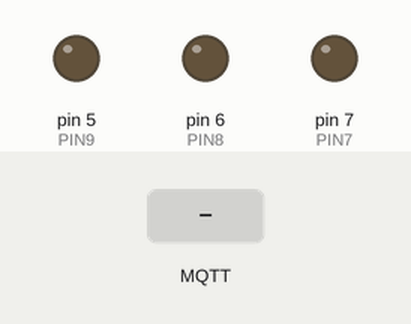
The sketch below on a simulated Arduino Uno, built with avr-gcc and run on an emulated ATmega328P. Parts: output pins drawn as LEDs (lit = HIGH). The inputs (shaded band) are chosen by the test bench. WiFi joins after 1.5 s; servers stay silent unless stated; no MQTT or app messages arrive unless stated; what the sketch prints to the serial monitor is not drawn.

Above: at 1.2 s.
1.3 s: MQTT message "ON" arrives on the first subscribed topic
At 2.0 s:
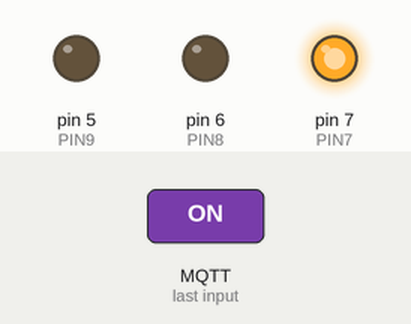
2.8 s: MQTT message "ON" arrives on the second subscribed topic
At 3.1 s:
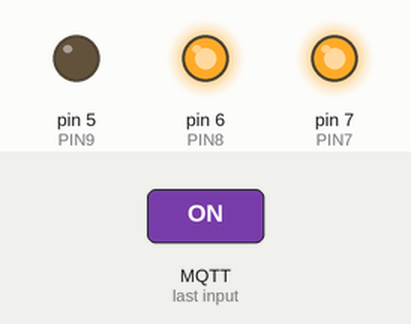
4.3 s: MQTT message "AQ_Light1" arrives on the first subscribed topic
At 5.5 s:
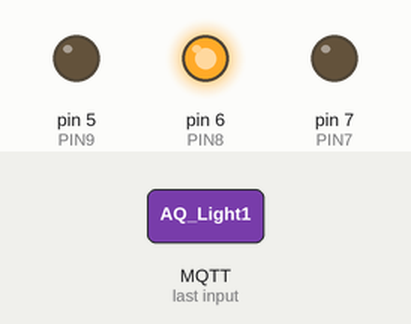
5.8 s: MQTT message "ON" arrives on the third subscribed topic
At 6.6 s:
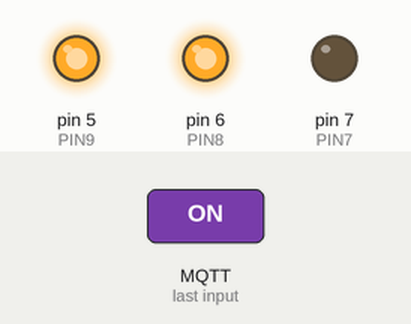
7.3 s: MQTT message "AQ_Light1" arrives on the second subscribed topic
At 7.7 s:
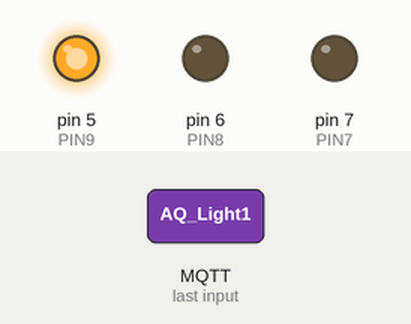
8.8 s: MQTT message "AQ_Light1" arrives on the third subscribed topic
At 10.1 s:
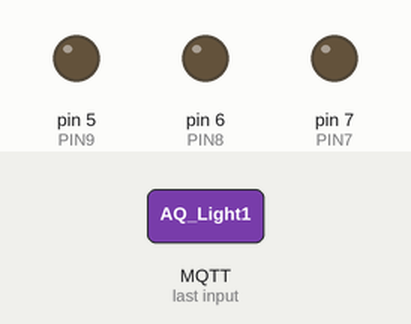
Timing chart, 0 to 11.3 s (numbered marks = the images above; inputs shaded):
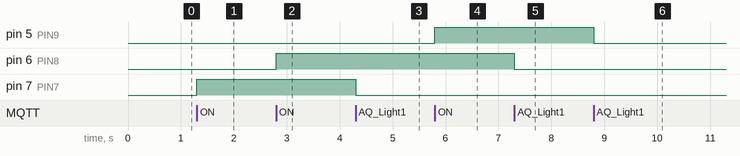

The sketch:

Aquarium_MQTT_orig.ino
```cpp
#include <DallasTemperature.h>
#include <UIPEthernet.h>
#include <PubSubClient.h>
#include <OneWire.h>


#define PIN9 5  //AQ_Cooler1
#define PIN8 6 //AQ_Heater1
#define PIN7 7  //AQ_Lights1
#define ONE_WIRE_PIN 9  // Data wire is plugged into pin 4 on the Arduino
#define OW_REPORTING_INTERVAL 60000  // report 1-wire sensors data each minute to MQTT broker
#define AQ_MANUAL_INTERVAL 900000  // Aquarium manual function check interval will be on each 15 min
#define AQ_Set_Temperature_manual 25 // Set temperature in manual mode (if no MQTT connection available)

byte server[] = { 192,168,254,30 };
unsigned long now;
unsigned long sentTime;
float AQ_Temperature;
unsigned long aq_checkagain;

EthernetClient ethClient;
PubSubClient MQTT_Client(server, 1883, callback, ethClient);
OneWire oneWire(ONE_WIRE_PIN);
DallasTemperature sensors(&oneWire);
//dht DHT;

void gpio(int dPin,boolean state) {
  if (state==1) {  //(inverse logic due to relays
    digitalWrite(dPin, HIGH);   // sets the pin ON
     Serial.print("Digital Pin"); Serial.print(dPin);Serial.print(" set ON");
    } else {
    digitalWrite(dPin, LOW);    // sets the pin OFF
     Serial.print("Digital Pin"); Serial.print(dPin);Serial.print(" set OFF");
  }
}

int MQTT_Connect () {
  if (!MQTT_Client.connected()) {
    if (MQTT_Client.connect("ArduinoNANO-AQ", "mqttuser", "MqTtUser")) {
      MQTT_Client.publish("Arduino","Arduino-AQ is UP");
      MQTT_Client.subscribe("AQ_Light1");
      MQTT_Client.subscribe("AQ_Heater1");
      MQTT_Client.subscribe("AQ_Cooler1");
      Serial.write("Connected to MQTT\n");
      return 1;
    } else {
       Serial.write("Error connecting to MQTT\n");
       return 0;
     }
  } else return 1;
}

void OneWireGetAndReport() {
  now = millis();
  if ((now - sentTime)>OW_REPORTING_INTERVAL) {
    sentTime = now;
    //  Start reading sensors...
    sensors.requestTemperatures(); // Send the command to get temperatures from 1-wire
//    DHT.read11(DHT11_PIN);  //read info from DHT11
    //do transformations and post to MQTT
    char strConvert[10];
    // 1-wire HERE
    dtostrf(sensors.getTempCByIndex(0),6,3,strConvert);
      Serial.print("Temperature for AQ temp Sensor is: ");   // print AQ temperature
      Serial.print(sensors.getTempCByIndex(0));                  // to serial
      MQTT_Client.publish("AQ_Temp_Sensor1",strConvert);  // send it to MQTT broker
    dtostrf(sensors.getTempCByIndex(1),6,3,strConvert);
      Serial.print("\nTemperature for LR-1wire is: "); // print living room temperature
      Serial.print(sensors.getTempCByIndex(1));        //to serial
      MQTT_Client.publish("LR_Temp_Sensor1",strConvert); // send to MQTT

    // DHT11 here...
/*    dtostrf(DHT.humidity,2,0,strConvert);
      Serial.print("\nHumidity DHT11 is: "); // print DHT11 humidity
      Serial.print(DHT.humidity);        //to serial
      MQTT_Client.publish("LR_Humidity_sensor1",strConvert); // send to MQTT
       dtostrf(DHT.temperature,4,2,strConvert);
      Serial.print("\nTemperature DHT11 is: "); // print DHT11 living room temperature
      Serial.print(DHT.temperature);        //to serial
      MQTT_Client.publish("LR_Temp_Sensor2",strConvert); // send to MQTT  /**/
  }
}/**/

void ManualAQLogics()  {
  now = millis();
  Serial.write("Starting manual AQ logics\n");
  sensors.requestTemperatures(); // Send the command to get temperatures from 1-wire
  if ((now - aq_checkagain)>AQ_MANUAL_INTERVAL){
    aq_checkagain=now;
    AQ_Temperature=sensors.getTempCByIndex(0);
    if (AQ_Temperature>AQ_Set_Temperature_manual) {
        Serial.write("Starting AQ Cooler");
        gpio(PIN9,1);
    }
    if (AQ_Temperature<AQ_Set_Temperature_manual-1) {
        Serial.write("Starting AQ Heater");
        gpio(PIN8,1);
    }
  }
}

void callback(char* topic, byte* payload, unsigned int length) {
// ##### this function is the main part that triggers event based on the MQTT received messages. All the important input stuff is here...

// ####### byte* to String transformation of payload starts here
  char cPayload[30];
  for (int i=0; i<=length; i++) {
    cPayload[i]=(char)payload[i];
  }
  cPayload[length]='\0';
  String strPayload = String(cPayload);
// ####### byte* to String transformation ends here

// #### Real work/Logics start here. Using IFs to destinguish for the different MQTT subscriptions/relays (unfortunalte string not allowed in switch operator) :(
// #### Logic is inverted cause relays expect 0 in order to connect, i.e. pindown is ON
  if (String (topic) == "AQ_Light1" ) {
       Serial.println("Message arrived topic: " + String(topic));
       if (strPayload=="ON") { gpio(PIN7,1); } else { gpio(PIN7,0); }
  }
  if (String (topic) == "AQ_Heater1" ) {
       Serial.println("Message arrived topic: " + String(topic));
       if (strPayload=="ON") { gpio(PIN8,1); } else { gpio(PIN8,0);; }
  }
  if (String (topic) == "AQ_Cooler1" ) {
       Serial.println("Message arrived topic: " + String(topic));
       if (strPayload=="ON") { gpio(PIN9,1); } else { gpio(PIN9,0); }
  }
}

void setup()
{
  Serial.begin(9600);
  pinMode(PIN7, OUTPUT);      // sets the digital pin as output
  pinMode(PIN8, OUTPUT);      // sets the digital pin as output
  pinMode(PIN9, OUTPUT);      // sets the digital pin as output
  gpio(PIN7,0);   // Initialize digital pin 7 with OFF
  gpio(PIN8,0);   // Initialize digital pin 8 with OFF
  gpio(PIN9,0);   // Initialize digital pin 9 with OFF
  uint8_t mac[6] = {0x00,0x01,0x02,0x03,0x04,0x05};
  IPAddress myIP(192,168,254,35);  //IP address of Arduino
  Ethernet.begin(mac,myIP);
  sensors.begin();  //start the one-wire library
}

void loop()
{
  if (!MQTT_Connect()){
    ManualAQLogics();
    delay(30000); // if not connected wait 30sec before next attempt
  } else {
    OneWireGetAndReport();
    MQTT_Client.loop();
  }
}
```

Measured:
- after the input at 1.3 s, pin 7 (PIN7): LOW → HIGH at once
- after the input at 2.8 s, pin 6 (PIN8): LOW → HIGH at once
- after the input at 4.3 s, pin 7 (PIN7): HIGH → LOW at once
- after the input at 5.8 s, pin 5 (PIN9): LOW → HIGH at once
- after the input at 7.3 s, pin 6 (PIN8): HIGH → LOW at once
- after the input at 8.8 s, pin 5 (PIN9): HIGH → LOW at once
